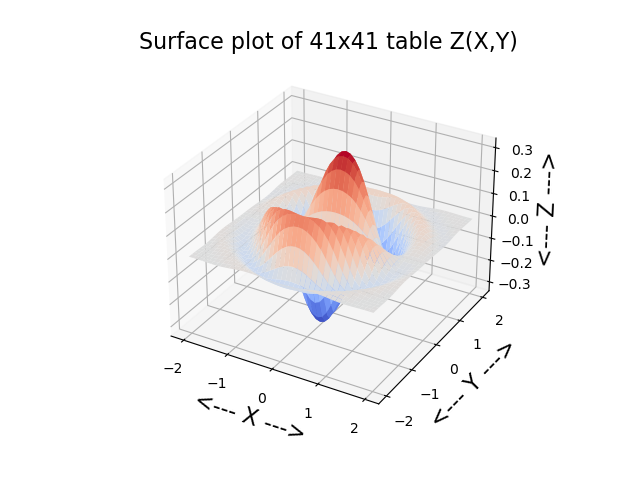

The Python source for this figure:
#! /usr/bin/env python3
#
def grid_surface ( ):

#*****************************************************************************80
#
## grid_surface() draws a surface from a table Z(X,Y).
#
#  Discussion:
#
#    Here, the grid is a 41x41 array of equally spaced points in [-2,2]x[-2,2].
#
#      x = linspace ( -2.0, +2.0, 41 );
#      y = linspace ( -2.0, +2.0, 41 );
#      [ X, Y ] = meshgrid ( x, y );
#
#    and Z(X,Y) is a function which could be evaluated by:
#
#      Z = exp ( - ( X^2 + Y^2 ) ) ...
#       * cos ( 0.25 * X ) ...
#       * sin ( Y ) ...
#       * cos ( 2 * (X^2 + Y^2 ) );
#
#  Licensing:
#
#    This code is distributed under the MIT license.
#
#  Modified:
#
#    27 May 2016
#
#  Author:
#
#    John Burkardt
#
  from mpl_toolkits.mplot3d import Axes3D
  from matplotlib import cm
  import matplotlib
  import matplotlib.pyplot as plt
  import numpy as np
  import platform

  print ( '' )
  print ( 'grid_surface():' )
  print ( '  python version:     ' + platform.python_version ( ) )
  print ( '  numpy version:      ' + np.version.version )
  print ( '  matplotlib version: ' + matplotlib.__version__ )
  print ( '  Make a surface plot Z(X,Y) for a 41x41 table.' )
#
#  Read the data from the file.
#
  x = []
  y = []
  z = []

  file = open ( 'grid_data.txt', 'r' )

  for line in file:
    line = line.strip ( )
    columns = line.split ( )
    x.append ( float ( columns[0] ) )
    y.append ( float ( columns[1] ) )
    z.append ( float ( columns[2] ) )

  file.close ( )
#
#  The data was stored as a vector.
#  Reshape it to 41x41 arrays.
#
  x = np.reshape ( x, ( 41, 41 ) )
  y = np.reshape ( y, ( 41, 41 ) )
  z = np.reshape ( z, ( 41, 41 ) )
#
#  Form the figure.
#
  fig = plt.figure ( )
  ax = fig.add_subplot ( 111, projection='3d' )

  ax.plot_surface ( x, y, z, rstride = 1, cstride = 1, \
    cmap = cm.coolwarm, edgecolor = 'none' )

  ax.set_title ( 'Surface plot of 41x41 table Z(X,Y)', fontsize = 16 )
  ax.set_xlabel ( '<--- X --->', fontsize = 16 )
  ax.set_ylabel ( '<--- Y --->', fontsize = 16 )
  ax.set_zlabel ( '<--- Z --->', fontsize = 16 )

  filename = 'grid_surface.png'
  plt.savefig ( filename )
  print ( '' )
  print ( '  Graphics saved as "' + filename + '"' )
  plt.show ( block = False )
  plt.close ( )
#
#  Terminate.
#
  print ( '' )
  print ( 'grid_surface():' )
  print ( '  Normal end of execution.' )
  return

def timestamp ( ):

#*****************************************************************************80
#
## timestamp() prints the date as a timestamp.
#
#  Licensing:
#
#    This code is distributed under the MIT license. 
#
#  Modified:
#
#    06 April 2013
#
#  Author:
#
#    John Burkardt
#
  import time

  t = time.time ( )
  print ( time.ctime ( t ) )

  return

if ( __name__ == '__main__' ):
  timestamp ( )
  grid_surface ( )
  timestamp ( )
 
